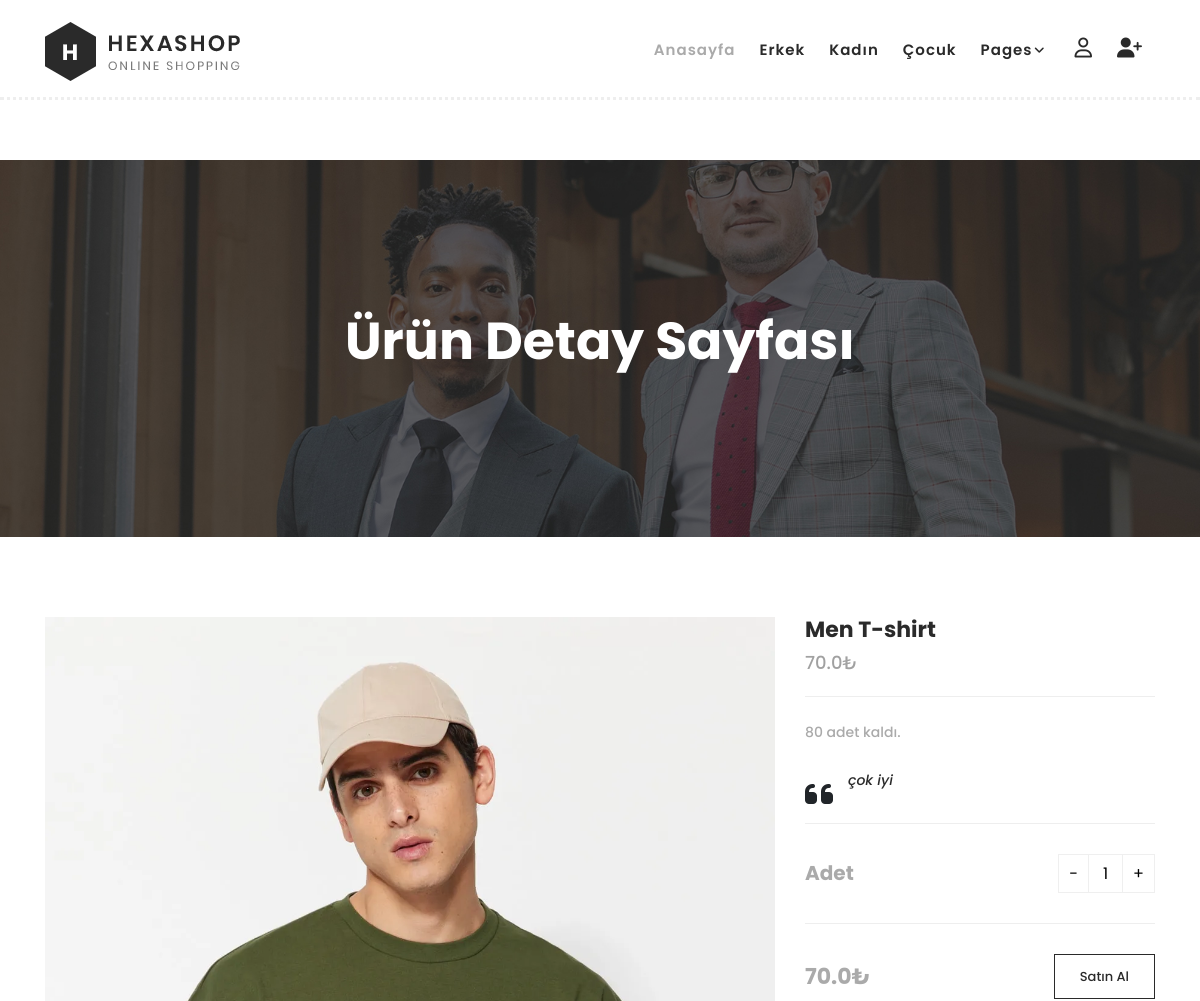
Before: /urunler/5 (upper part) with the older database file.
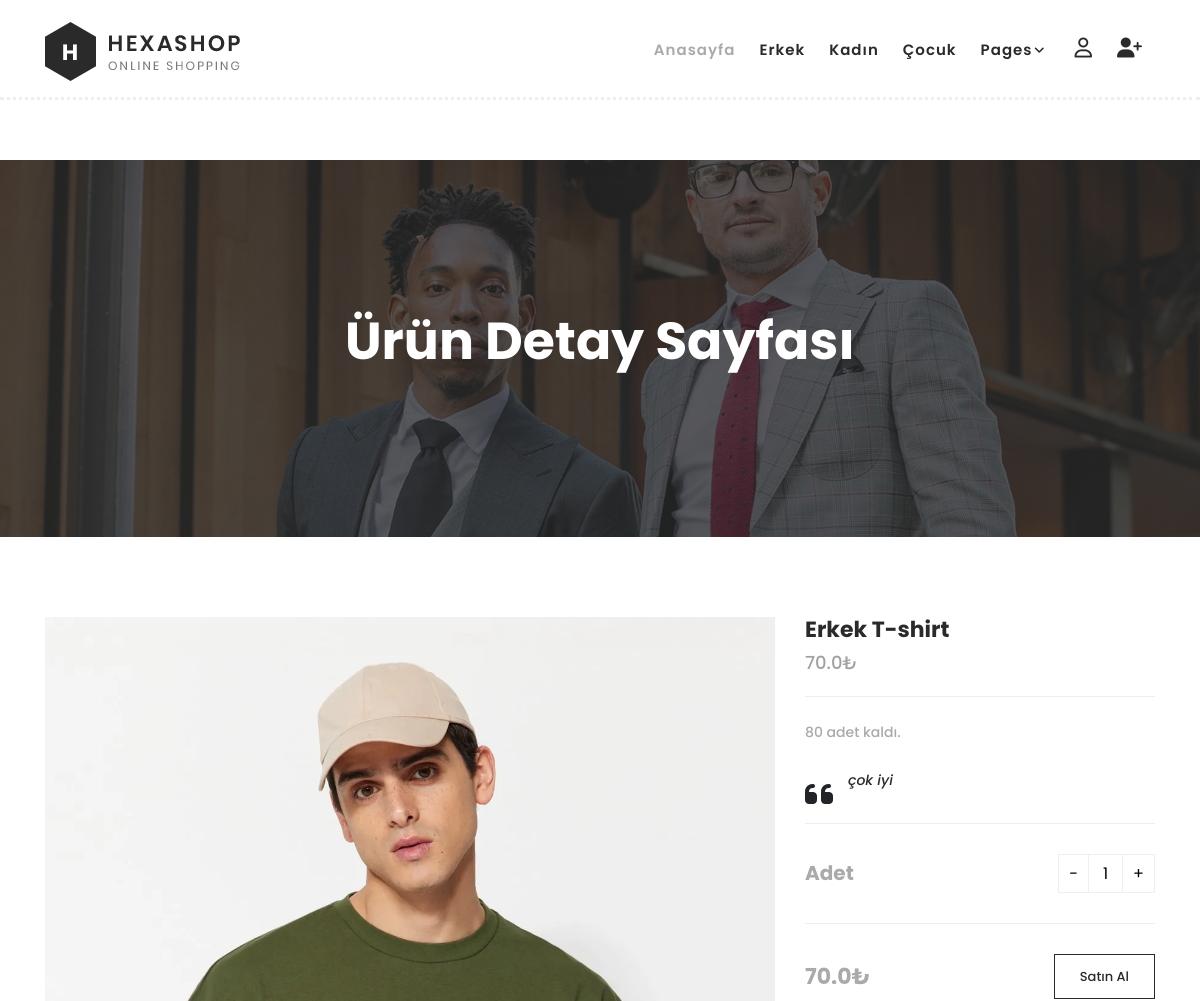
After: the same page with the newer database file.
### product/models.py (models this page shows, shortened)
class Product(models.Model):
    STATUS= (
        ('True', 'Evet'),
        ('False', 'Hayır'),
    )
    category = models.ForeignKey(Category,on_delete=models.CASCADE) # Category tablosuyla ilişki kurulması
    title = models.CharField(max_length=150)
    keyword = models.CharField(max_length=255)
    description = models.CharField(max_length=255)
    image = models.ImageField(blank=True, upload_to='images/')
    price = models.FloatField()
    amount = models.IntegerField()
    slug = models.SlugField(unique=True)
    detail = RichTextUploadingField()
    status = models.CharField(max_length=10, choices=STATUS)
    create_at = models.DateTimeField(auto_now_add=True)
    update_at = models.DateTimeField(auto_now=True)

### home/views.py (the view)
# urls.py: path("urunler/<int:id>", views.urun_detay, name="urun_detay"),
def urun_detay(request,id):
    urunler = Product.objects.get(pk=id)
    resimler = Images.objects.filter(product_id=id)
    comments = Comment.objects.filter(product_id=id,status='True')
    context = {"urunler":urunler,
               "resimler":resimler,
               "comments":comments,}
    return render(request, "home/urun_detay.html",context)

### home/templates/home/urun_detay.html (shortened to what this page needs)
{% extends 'home/homebase.html' %}
{% load static %}
{% block header %} {% include 'home/header.html' %} {% endblock %}
{% block content %}
     <div class="page-heading" id="top">
        <div class="container">
            <div class="row">
                <div class="col-lg-12">
                    <div class="inner-content">
                        <h2>Ürün Detay Sayfası</h2>
                    </div>
                </div>
            </div>
        </div>
    </div>
    <section class="section" id="product">
        <div class="container">
            <div class="row">
                <div class="col-lg-8">
                <div class="left-images">
                    <img src="{{urunler.image.url}}" alt="" >
                </div>
            </div>
            <div class="col-lg-4">
                <div class="right-content">
                    <h4>{{urunler.title}}</h4>
                    <span class="price">{{urunler.price}}₺</span>
                    <span>{{urunler.amount}} adet kaldı.</span>
                    <div class="quote">
                        <i class="fa fa-quote-left"></i><p>{{urunler.description}}</p>
                    </div>
                    <div class="quantity-content">
                        <div class="left-content">
                            <h6>Adet</h6>
                        </div>
                        <div class="right-content">
                            <div class="quantity buttons_added">
                                <input type="button" value="-" class="minus"><input type="number" step="1" min="1" max="{{urunler.amount}}" name="quantity" value="1" title="Qty" class="input-text qty text" size="4" pattern="" inputmode=""><input type="button" value="+" class="plus">
                            </div>
                        </div>
                    </div>
                    <div class="total">
                        <h4>{{urunler.price}}₺</h4>
                        <div class="main-border-button"><a href="#">Satın Al</a></div>
                    </div>
                </div>
            </div>
            </div>
        </div>
    </section>
    <link rel="stylesheet" href="{% static 'home/css/comment.css' %}" />
{% endblock %}

Changed rows visible on the page:
changed Product "çok iyi": title "Men T-shirt" → "Erkek T-shirt"
